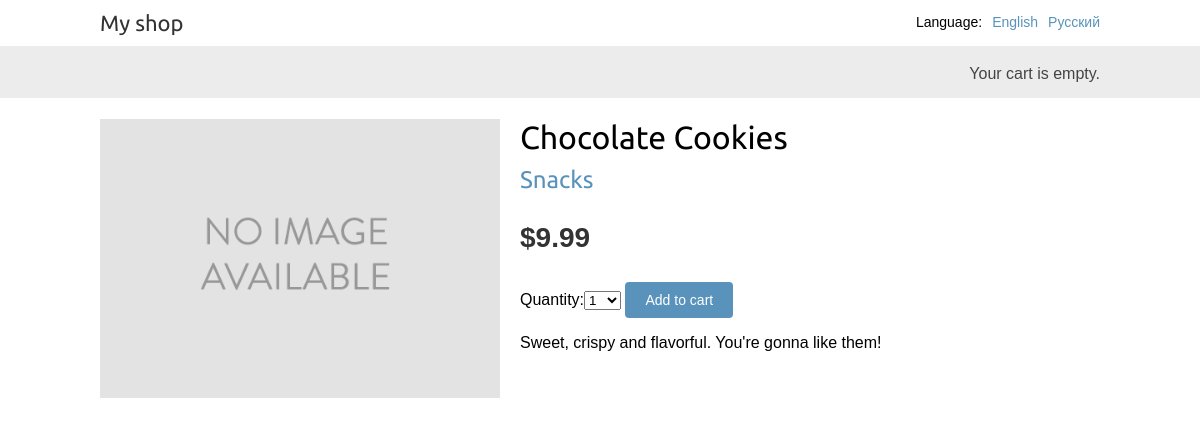
/en/2/chocolate-cookies/, run on the app's committed database.
### shop/models.py (models this page shows, shortened)
class Product(models.Model):
    category = models.ForeignKey(Category,
                                 related_name='products',
                                 on_delete=models.CASCADE)
    name = models.CharField(max_length=200, db_index=True)
    slug = models.SlugField(max_length=200, db_index=True)
    image = models.ImageField(upload_to='products/%Y/%m/%d',
                              blank=True)
    description = models.TextField(blank=True)
    price = models.DecimalField(max_digits=10, decimal_places=2)
    available = models.BooleanField(default=True)
    created = models.DateTimeField(auto_now_add=True)
    updated = models.DateTimeField(auto_now=True)
    class Meta:
        ordering = ('name',)
        index_together = (('id', 'slug'),)

class Category(models.Model):
    name = models.CharField(max_length=200,
                            db_index=True)
    slug = models.SlugField(max_length=200,
                            unique=True)
    class Meta:
        ordering = ('name',)
        verbose_name = 'category'
        verbose_name_plural = 'categories'
    def __str__(self):
        return self.name
    def get_absolute_url(self):
            return reverse('shop:product_list_by_category',
                           args=[self.slug])

### shop/views.py (the view)
# urls.py: path('<int:id>/<slug:slug>/', views.product_detail,
def product_detail(request, id, slug):
    product = get_object_or_404(Product, id=id, slug=slug, available=True)
    cart_product_form = CartAddProductForm()
    return render(request,
        'shop/product/detail.html',
        {'product': product,
        'cart_product_form': cart_product_form})

### cart/forms.py
class CartAddProductForm(forms.Form):
    quantity = forms.TypedChoiceField(
                choices=PRODUCT_QUANTITY_CHOICES,
                coerce=int,
                label=_('Quantity'))
    update = forms.BooleanField(required=False,
            initial=False,
            widget=forms.HiddenInput)

### cart/cart.py (called while the page is built)
    def __len__(self):
        return sum(item['quantity'] for item in self.cart.values())

### cart/context_processors.py (called while the page is built)
def cart(request):
    return {'cart': Cart(request)}

### shop/templates/shop/product/detail.html (shortened to what this page needs)
{% extends "shop/base.html" %}
{% load i18n %}
{% load static %}
{% block content %}
<div class="product-detail">
    <img src="{% if product.image %}{{ product.image.url }}{% else %}
    {% static "img/no_image.png" %}{% endif %}">
    <h1>{{ product.name }}</h1>
    <h2><a href="{{ product.category.get_absolute_url }}">{{ product.category }}</a></h2>
    <p class="price">${{ product.price }}</p>
    <form action="{% url "cart:cart_add" product.id %}" method="post">
        {{ cart_product_form }}
        <input type="submit" value="{% trans "Add to cart" %}">
    </form>
    {{ product.description|linebreaks }}
</div>
{% endblock %}

### shop/static/css/base.css (style rules this page uses)
body { margin:0; padding:0; font-family:helvetica, sans-serif; }
h1, h2, h3, h4, h5 , h6 { font-family: 'Ubuntu', sans-serif; font-weight:normal; }
a { text-decoration:none; color:#5993bb; }
a.button, input[type="submit"] { color:#fff; background:#5993bb; border-radius:4px; padding:10px 20px; font-size:14px; border:0; }
.product-detail { text-align:justify; }
.product-detail .price { color:#333; font-size:28px; font-weight:bold; }
.product-detail img { width:40%; float:left; padding:0 20px 20px 0; }
.product-detail h1 { margin-bottom:0; }
.product-detail h2 { margin-top:10px; }

### data on the page
Product: name "Chocolate Cookies", category "Snacks", price "9.99", description "Sweet, crispy and flavorful. You're gonna like them!"

### other printed values
{{ language.name_local }} "English" "Русский"
